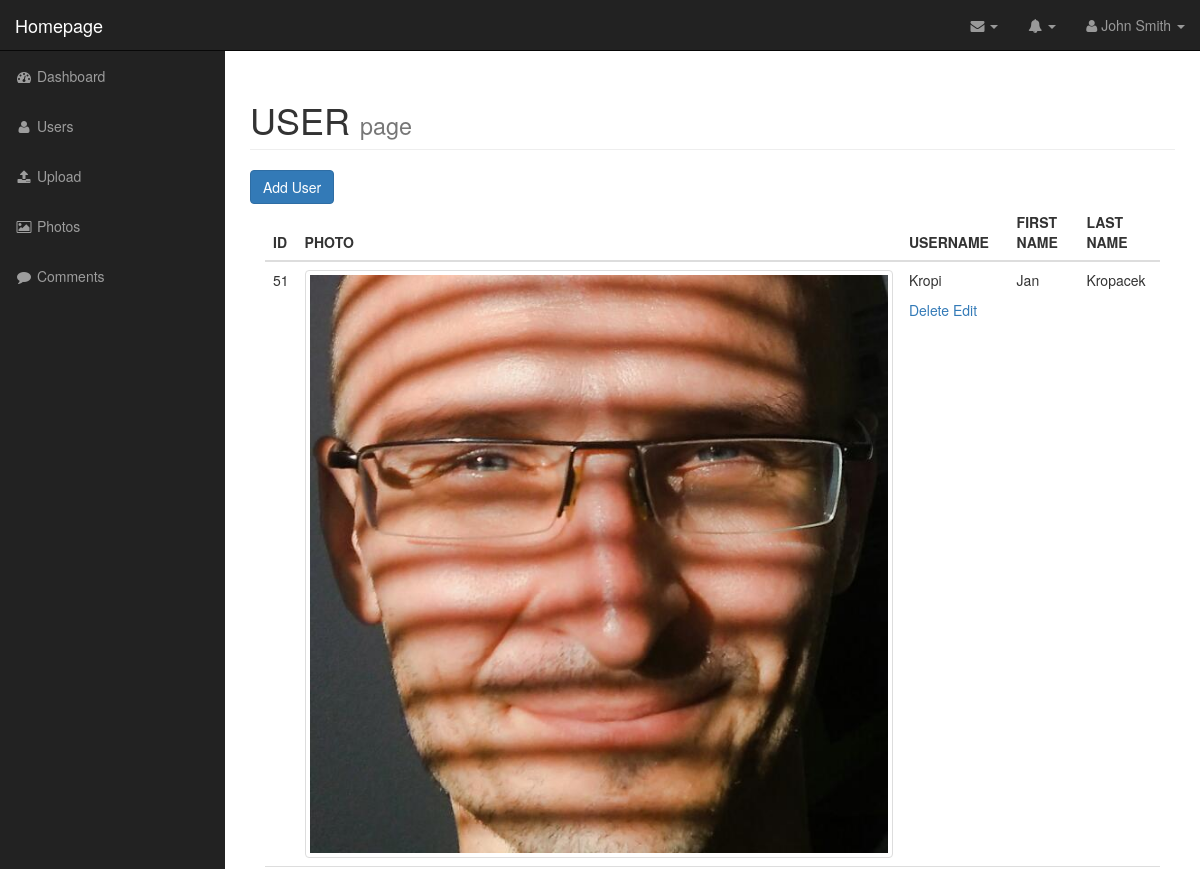
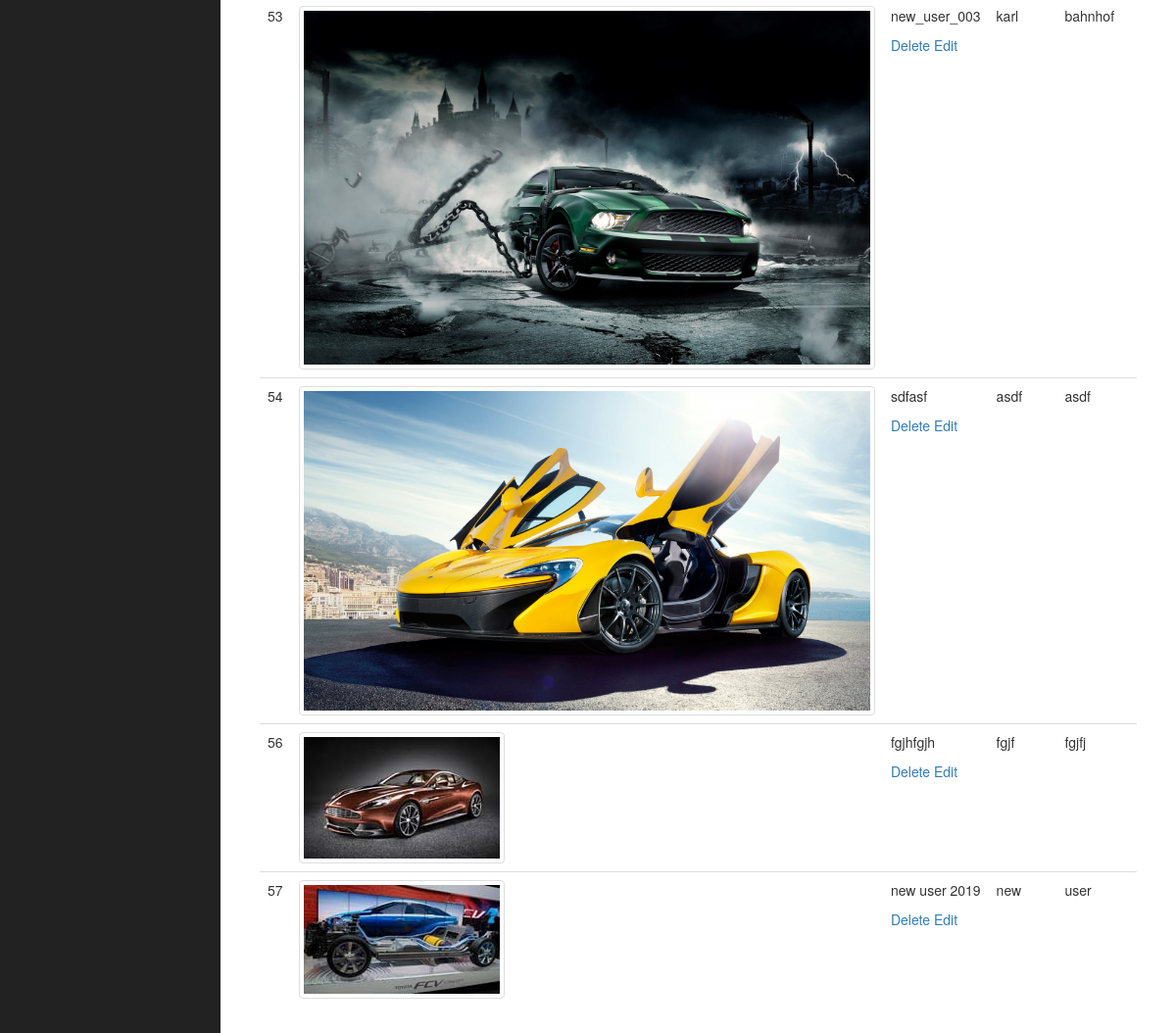
Screenshot of /CMS_TEMPLATE_PHP/admin/users.php (signed in) with the database file from the repository (2 pictures, top to bottom).
### tables this page shows
CREATE TABLE `users` (
  `id` int(11) NOT NULL AUTO_INCREMENT,
  `username` varchar(255) DEFAULT NULL,
  `user_image` varchar(255) DEFAULT NULL,
  `password` varchar(255) DEFAULT NULL,
  `first_name` varchar(255) DEFAULT NULL,
  `last_name` varchar(255) DEFAULT NULL,
  `alternate_text` varchar(255) DEFAULT NULL,
  PRIMARY KEY (`id`)
);

### CMS_TEMPLATE_PHP/admin/includes/database.php (called while the page is built, shortened)
<?php
class Database {
    public $connection;
    public function open_db_connection(){
    $this->connection = new mysqli(DB_HOST,DB_USER,DB_PASS,DB_NAME);
    }
    public function query($sql){
        $result = $this->connection->query($sql);
        return $result;
    }
}
$database = new Database;
?>

### CMS_TEMPLATE_PHP/admin/includes/db_object.php (called while the page is built, shortened)
<?php
class Db_object {
      public static function find_all(){
          return static::find_by_query("SELECT * FROM " . static::$db_table . " ");
      }
      public static function find_by_query($sql){
          global $database;
          $result_set = $database->query($sql);
          $the_object_array = array();
          while($row = mysqli_fetch_array($result_set)){
              $the_object_array[] = static::instantiation($row);
          }
          return $the_object_array;
      }
      public static function instantiation($the_record){
          $the_object = new $calling_class;
          foreach ($the_record as $the_attribute => $value){
              if($the_object->has_the_attribute($the_attribute)){
                $the_object->$the_attribute = $value;
              }
          }
          return $the_object;
      }
      private function has_the_attribute($the_attribute){
          return property_exists($this, $the_attribute);
      }
}
 ?>

### CMS_TEMPLATE_PHP/admin/includes/user.php (called while the page is built, shortened)
<?php
class User extends Db_object {
    public $user_image;
    public $upload_directory = "images";
    public $image_placeholder = "http://placehold.it/400x400&text=image";
    public function image_user_placeholder(){
      return empty($this->user_image) ? $this->image_placeholder : $this->upload_directory .DS. $this->user_image;
    }
}
?>

### CMS_TEMPLATE_PHP/admin/users.php (the view, shortened to what this page needs)
<?php include("includes/header.php"); ?>
<?php $users = User::find_all(); ?>
    <nav class="navbar navbar-inverse navbar-fixed-top" role="navigation">
<?php include("includes/top_nav.php");?>
<?php include("includes/side_nav.php"); ?>
    </nav>
<div id="page-wrapper">
    <div class="container-fluid">
        <div class="row">
            <div class="col-lg-12">
                <h1 class="page-header">
                    <span  style="text-transform:uppercase;">user</span>
                    <small>page</small>
                </h1>
                <a href="add_user.php" class="btn btn-primary">Add User</a>
                <div class="col-md-12">
                  <table class="table table-hover">
                    <thead>
                      <tr>
                        <th>ID</th>
                        <th>PHOTO</th>
                        <th>USERNAME</th>
                        <th>FIRST NAME</th>
                        <th>LAST NAME</th>
                        </tr>
                    </thead>
                    <tbody>
          <?php foreach ($users as $user) : ?>
                      <tr>
                        <td><?php echo $user->id; ?></td>
                        <td>
                          <img src="<?php echo $user->image_user_placeholder(); ?>" class="img-fluid img-thumbnail" />
                        </td>
                        <td>
                          <p><?php echo $user->username; ?></p>
                          <a href="delete_user.php?id=<?php echo $user->id; ?>">Delete</a>
                          <a href="edit_user.php?id=<?php echo $user->id; ?>">Edit</a>
                        </td>
                        <td><?php echo $user->first_name; ?></td>
                        <td><?php echo $user->last_name; ?></td>
                      </tr>
                    <?php endforeach; ?>
                    </tbody>
                  </table>
                </div>
            </div>
        </div>
    </div>
</div>
<?php include("includes/footer.php"); ?>

### CMS_TEMPLATE_PHP/admin/css/sb-admin.css (style rules this page uses)
body { margin-top: 100px; background-color: #222; }
@media (min-width:768px) { body { margin-top: 50px; } }
#page-wrapper { width: 100%; padding: 0; background-color: #fff; }
@media (min-width:768px) { #page-wrapper { padding: 10px; } }

### rows the page displays
users: id "51", user_image (picture), username "Kropi", first_name "Jan", last_name "Kropacek"
users: id "53", user_image (picture), username "new_user_003", first_name "karl", last_name "bahnhof"
users: id "54", user_image (picture), username "sdfasf", first_name "asdf", last_name "asdf"
users: id "56", user_image (picture), username "fgjhfgjh", first_name "fgjf", last_name "fgjfj"
users: id "57", user_image (picture), username "new user 2019", first_name "new", last_name "user"
